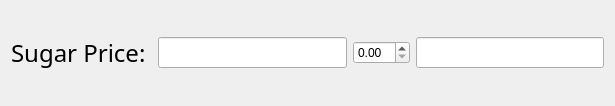
<?xml version="1.0" encoding="UTF-8"?>
<ui version="4.0">
 <class>Dialog</class>
 <widget class="QDialog" name="Dialog">
  <property name="geometry">
   <rect>
    <x>0</x>
    <y>0</y>
    <width>615</width>
    <height>106</height>
   </rect>
  </property>
  <property name="windowTitle">
   <string>Dialog</string>
  </property>
  <property name="styleSheet">
   <string notr="true"/>
  </property>
  <layout class="QHBoxLayout" name="horizontalLayout_2">
   <item>
    <layout class="QHBoxLayout" name="horizontalLayout">
     <item>
      <widget class="QLabel" name="label">
       <property name="font">
        <font>
         <family>Segoe Print</family>
         <pointsize>18</pointsize>
        </font>
       </property>
       <property name="text">
        <string>Sugar Price: </string>
       </property>
      </widget>
     </item>
     <item>
      <widget class="QLineEdit" name="lineEdit_price">
       <property name="font">
        <font>
         <pointsize>14</pointsize>
        </font>
       </property>
       <property name="text">
        <string/>
       </property>
      </widget>
     </item>
     <item>
      <widget class="QDoubleSpinBox" name="doubleSpinBox"/>
     </item>
     <item>
      <widget class="QLineEdit" name="lineEdit_result">
       <property name="font">
        <font>
         <pointsize>14</pointsize>
        </font>
       </property>
       <property name="text">
        <string/>
       </property>
      </widget>
     </item>
    </layout>
   </item>
  </layout>
 </widget>
 <resources/>
 <connections/>
</ui>
